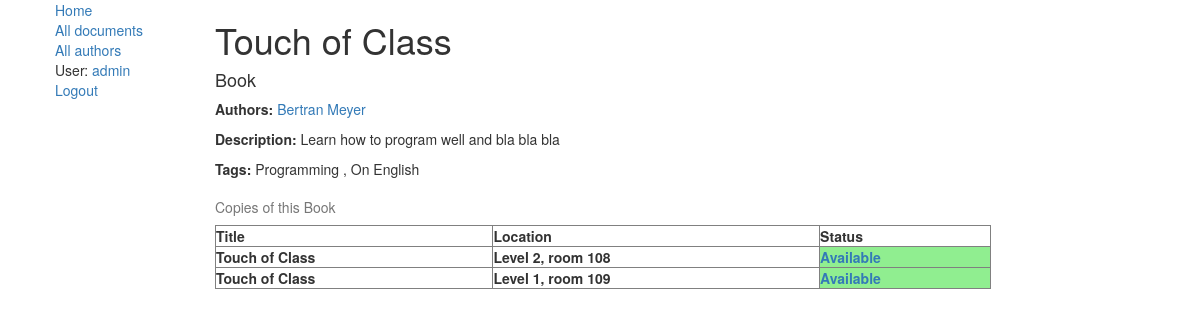
/library/document/1 (signed in), run on the app's committed database.
### library/models.py (models this page shows, shortened)
class Document(models.Model):
    title = models.CharField(max_length=100)
    authors = models.ManyToManyField('Author', help_text='Select authors')
    description = models.TextField(max_length=1000, help_text="Enter a description of the document")
    type = models.ForeignKey('DocType', on_delete=models.SET_NULL, null=True)
    tags = models.ManyToManyField('Tag', help_text="Select tags")

class DocType(models.Model):
    name = models.CharField(max_length=50, help_text="Document type name")
    fields = models.CharField(max_length=1000, blank=True,
                              help_text="Fields labels separated with semicolon. Max: 5")
    class Meta:
        verbose_name = "Document Type"
        verbose_name_plural = "Documents' Types"
    def __str__(self):
        return self.name

class Author(models.Model):
    first_name = models.CharField(max_length=100)
    last_name = models.CharField(max_length=100)
    date_born = models.DateField(null=True, blank=True)
    date_died = models.DateField('Died', null=True, blank=True)
    def get_absolute_url(self):
        return reverse('author-detail', args=[str(self.id)])

class Tag(models.Model):
    caption = models.CharField(max_length=100, blank=True)
    def __str__(self):
        return self.caption

class DocumentInstance(models.Model):
    id = models.UUIDField(primary_key=True, default=uuid.uuid4,
                          help_text="Unique document ID")
    document = models.ForeignKey('Document', on_delete=models.CASCADE, null=True)
    due_back = models.DateField(null=True, blank=True)
    is_reference = models.BooleanField(default=False, help_text="Reference materials can not be borrowed.")
    DOCUMENT_STATUS = (
        ('a', 'Available'),
        ('g', 'Given out'),
        ('r', 'Reserved'),
        ('m', 'Maintenance')
    )
    status = models.CharField(max_length=1, choices=DOCUMENT_STATUS, blank=True, default='d')
    location = models.ForeignKey('LibraryLocation', on_delete=models.SET_NULL, null=True, blank=True)
    price = models.FloatField(help_text='Price in RUB', null=True)
    holder = models.ForeignKey(User, on_delete=models.SET_NULL, null=True, blank=True)
    additional_field1 = models.CharField(max_length=500, blank=True)
    additional_field2 = models.CharField(max_length=500, blank=True)
    additional_field3 = models.CharField(max_length=500, blank=True)
    additional_field4 = models.CharField(max_length=500, blank=True)
    additional_field5 = models.CharField(max_length=500, blank=True)
    class Meta:
        ordering = ["due_back"]

class LibraryLocation(models.Model):
    room = models.IntegerField(help_text='Room in library', null=True)
    level = models.IntegerField(help_text='Level in library', null=True)

### library/views.py (the view)
# urls.py: url(r'^document/(?P<id>\d+)$', views.get_document_detail, name='document-detail'),
def get_document_detail(request, id):
    copy_list = DocumentInstance.objects.filter(document_id=id)
    document = Document.objects.get(id=id)
    return render(request, 'library/document_detail.html',
                  context={'copy_list': copy_list, "document": document})

### library/templates/library/document_detail.html (shortened to what this page needs)
{% extends "base_generic.html" %}
{% block content %}
    <h1>{{ document.title }}</h1>
    <h4>{{ document.type }}</h4>
    <p><strong>Authors:</strong> <a href=""></a>
        {% for author in document.authors.all %}
            <a href="{{ author.get_absolute_url }}">{{ author.first_name }} {{ author.last_name }}</a>
        {% endfor %}</p>
    <p><strong>Description:</strong> {{ document.description }}
    <p><strong>Tags:</strong>
        {% for tag in document.tags.all %}
            {{ tag }}
            {% if not forloop.last %},{% endif %}
        {% endfor %}
        {% if user.is_authenticated %}
            {% if copy_list %}
                <table border="1" align="left" width="80%">
                    <caption>Copies of this {{ document.type }}</caption>
                    <tr>
                        <th> Title</th>
                        <th> Location</th>
                        <th> Status</th>
                    </tr>
                    {% for copy in copy_list %}
                        <tr>
                            <th>{{ copy.document.title }}</th>
                            <th><strong>Level </strong> {{ copy.location.level }},
                                <strong>room </strong> {{ copy.location.room }}
                            </th>
                            {% if copy.status == 'a' %}
                                <th bgcolor="#90ee90" title="Boot this {{ document.type }} now!">
                                    <a href="{% url 'order_book' id=copy.id %}"> Available </a> </button>
                                </th>
                            {% elif copy.status == 'g' %}
                                <th bgcolor="#ff6347" title="Will be available on {{ copy.due_back }}">
                                    Given out
                                </th>
                            {% elif copy.status == 'r' %}
                                <th bgcolor="#ffa07a">
                                    Reserved
                                </th>
                            {% else %}
                                <th bgcolor="#fffff0">
                                    Maintenance
                                </th>
                            {% endif %}
                        </tr>
                    {% endfor %}
                </table>
            {% else %}
                <p>There are no copies in the library yet</p>
            {% endif %}
        {% else %} <p>To check out that {{ document.type }} you need to login</p>{% endif %}
{% endblock %}

### library/templates/base_generic.html (shortened to what this page needs)
<!DOCTYPE html>
<html lang="en-us">
<head>
    <link rel="stylesheet" href="https://maxcdn.bootstrapcdn.com/bootstrap/3.3.7/css/bootstrap.min.css">
    <link rel="stylesheet" href="styles.css">
</head>
<body link="">
<div class="container-fluid">
    <div class="row">
        <div class="col-sm-2">
            {% block sidebar %}
                <ul class="sidebar-nav">
                    <div><a href="{% url 'index' %}">Home</a></div>
                    <div><a href="{% url 'document' %}">All documents</a></div>
                    <div><a href="{% url 'authors' %}">All authors</a></div>
                    {% if user.is_authenticated %}
                        <div>User: <a href="{% url 'account' %}">{{ user.get_username }}</a></div>
                        <div><a href="{% url 'logout' %}?next={{ request.path }}">Logout</a></div>
                    {% else %}
                        <div><a href="{% url 'login' %}?next={{ request.path }}">Login</a></div>
                    {% endif %}
                </ul>
            {% endblock %}
        </div>
        <div class="col-sm-10 ">
            {% block content %}{% endblock %}
        </div>
    </div>
</div>
</body>
</html>

### data on the page
Document: title "Touch of Class", type "Book", description "Learn how to program well and bla bla bla"
Author: first_name "Bertran", last_name "Meyer"
Tag: caption "Programming"
Tag: caption "On English"
DocumentInstance: document "Touch of Class", location.level "2", location.room "108"
DocumentInstance: document "Touch of Class", location.level "1", location.room "109"

### other printed values
{{ user.get_username }} "admin"
